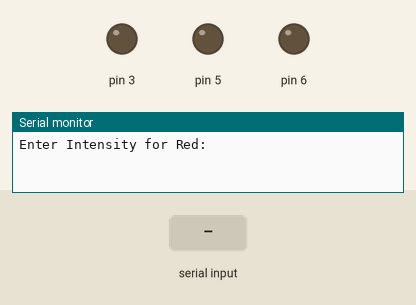
The sketch below on a simulated Arduino Uno, built with avr-gcc and run on an emulated ATmega328P. On the bench: output pins drawn as LEDs (lit = HIGH), the last lines printed to the serial monitor. Inputs (shaded band) come from the test bench.

Above: at 1.2 s.
1.3 s: "90,45,200\n" received over Serial
At 2.4 s:
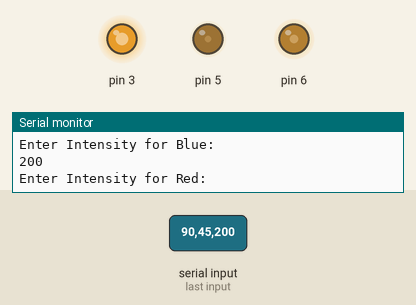
2.8 s: "30,150,10\n" received over Serial
At 3.6 s:
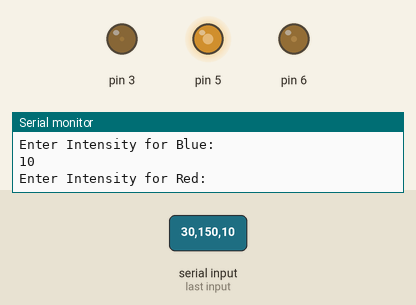
4.3 s: "1,90\n" received over Serial
At 5.5 s:
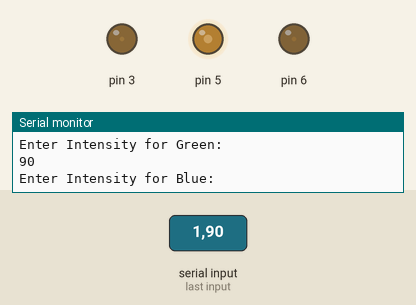
5.8 s: "90,45\n" received over Serial
At 6.9 s:
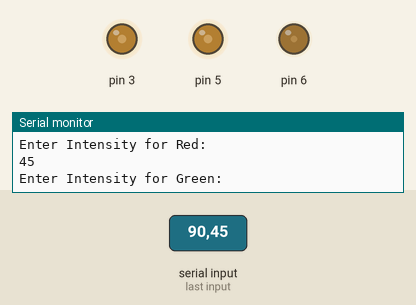
7.3 s: "5\n" received over Serial
At 7.9 s:
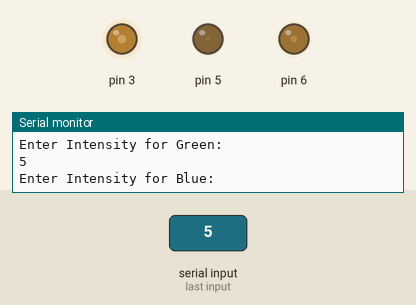
8.8 s: "30,150\n" received over Serial
At 9.2 s:
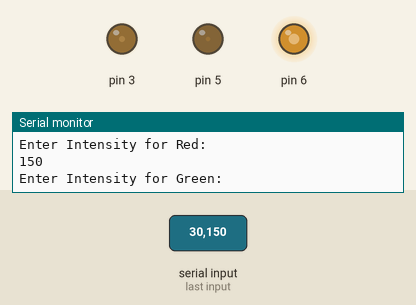
Timing chart, 0 to 11.3 s (numbered marks = the images above; inputs shaded):
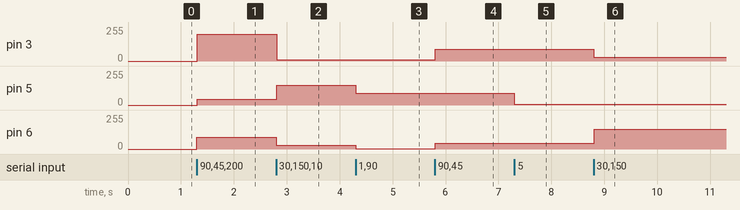

Measured:
- after the input at 1.3 s, pin 3: 0/255 → 200/255 at once; pin 5: 0/255 → 45/255 at once; pin 6: 0/255 → 90/255 at once
- after the input at 2.8 s, pin 3: 200/255 → 10/255 at once; pin 5: 45/255 → 150/255 at once; pin 6: 90/255 → 30/255 at once
- after the input at 4.3 s, pin 5: 150/255 → 90/255 at once; pin 6: 30/255 → 1/255 at once
- after the input at 5.8 s, pin 3: 10/255 → 90/255 at once; pin 6: 1/255 → 45/255 at once
- after the input at 7.3 s, pin 5: 90/255 → 5/255 at once
- after the input at 8.8 s, pin 3: 90/255 → 30/255 at once; pin 6: 45/255 → 150/255 at once

The sketch:

RGBIntensityUserInput.ino
```cpp
int b = 194, g = 87, r = 148;

void setup() {
  // put your setup code here, to run once:
  Serial.begin(9600);
  pinMode(3, OUTPUT);
  pinMode(5, OUTPUT);
  pinMode(6, OUTPUT);
}

void loop() {
  // put your main code here, to run repeatedly:
  Serial.println("Enter Intensity for Red: ");
  while(Serial.available() <= 1)
    ;
  r = Serial.parseInt();
  Serial.println(r);
  analogWrite(6, r);

  Serial.println("Enter Intensity for Green: ");
  while(Serial.available() <= 1)
    ;
  g = Serial.parseInt();
  Serial.println(g);
  analogWrite(5, g);

  Serial.println("Enter Intensity for Blue: ");
  while(Serial.available() <= 1)
    ;
  b = Serial.parseInt();
  Serial.println(b);
  analogWrite(3, b);
}
```
